Frame 1 (no input): blank canvas, image omitted
Frame 60 (no input): blank canvas, image omitted
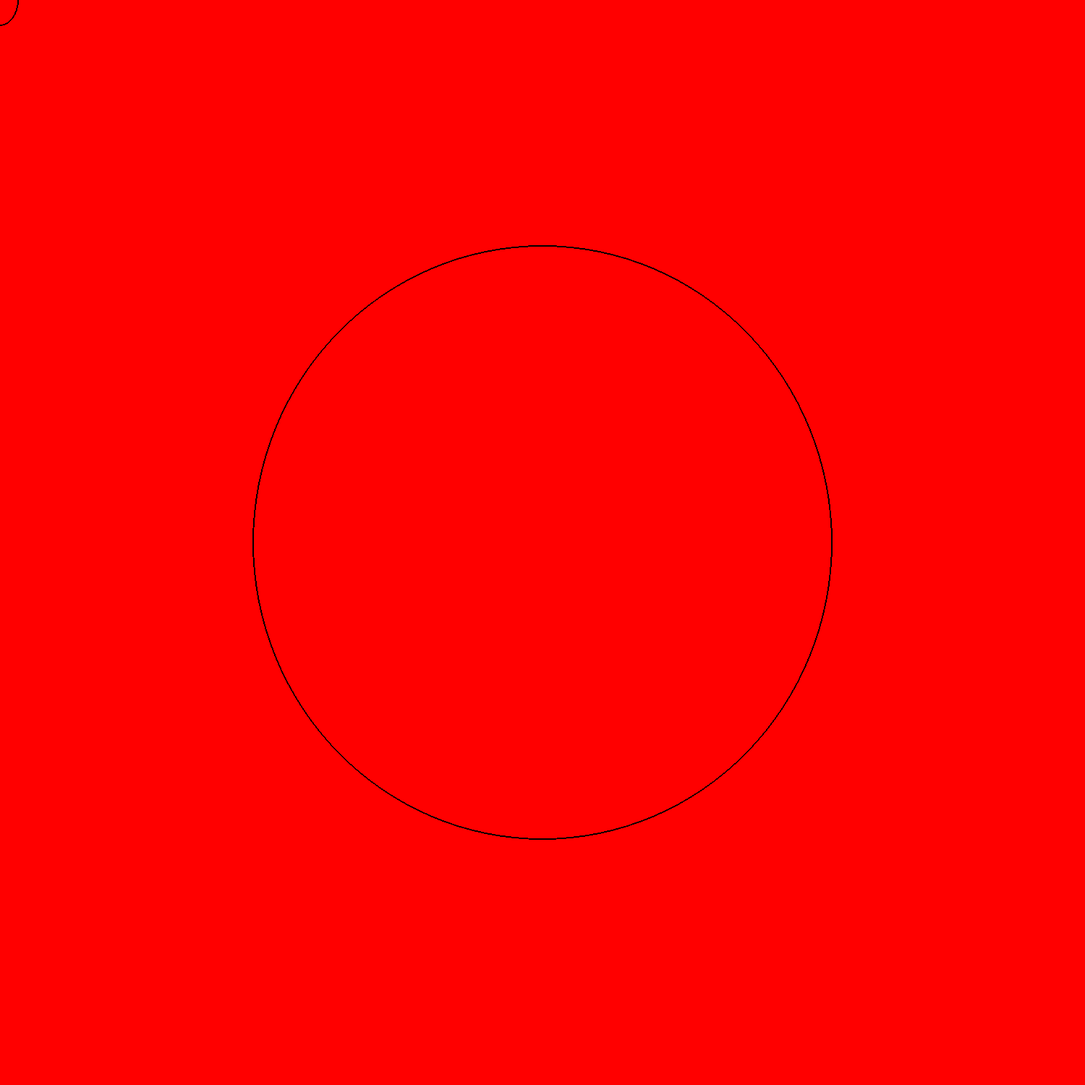
Frame 120 (the mouse pressed at the canvas centre since frame 60)

The p5.js sketch whose frames 1 and 60 were blank and that drew this single picture after the mouse press (run headless with seeded random() and noise() and a simulated clock; from frame 60 on, the mouse is pressed at the canvas centre):

// p5.js sketch
// ── sketch.js
function setup() {
  createCanvas (1500,1500)
  background(255,0,0)
}

function draw() {
fill (random (0), random (255), 255,0,50)
ellipse(mouseX, mouseY, mouseX+50,mouseY+70,mouseX-150,mouseY-100);
  
  function keyPressed(space){
    background(random(0), random (855), 255, 55)
  }
}

function windowResized(){
  resizeCanvas(windowWidth, windowHeight)
}
